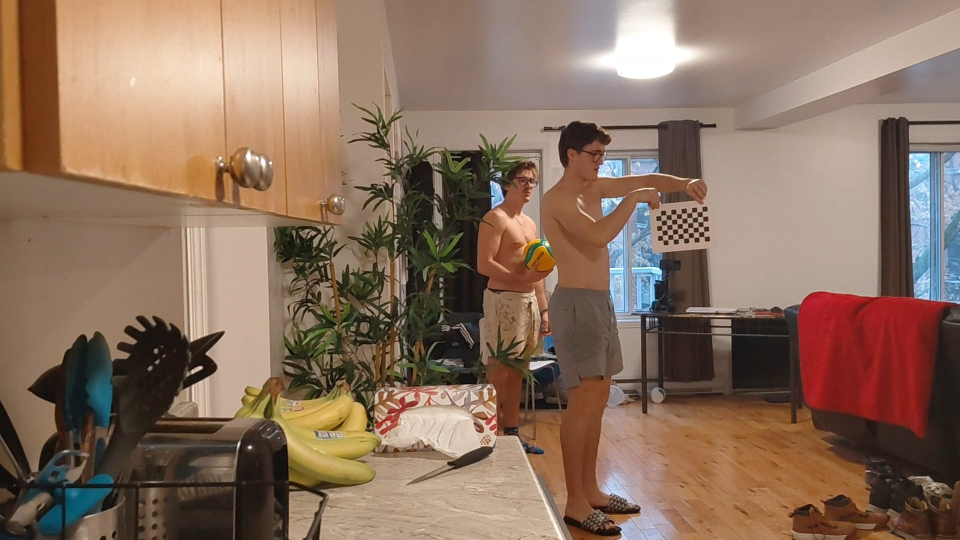
#> input picture Modele_projet_v3/calib_images/extrinsics/cam1/Screenshot_20251126_150531_Gallery.jpg, 1920 x 1080 px (shown at 1/2 size); its folder holds 4 pictures in this run
$ python 3D_positions.py
#> lines starting #> are read from the running program, lines starting #| are printed output that depends on the picture
### Modele_projet_v3/code/zhang_calibration.py
import cv2
import numpy as np
import glob

"""
Fichier : zhang_calibration.py

Projet : MEC3900 – Détection et modélisation de la trajectoire d’un ballon de volleyball
Auteur : Denis Jonquieres
Date : 2025-11-27

Description :
Ce script effectue une calibration intrinsèque de caméra à partir d’images d’un damier
(chessboard), selon la méthode de Zhang (implémentée via OpenCV).

Objectif :
- Estimer la matrice intrinsèque K (paramètres internes de la caméra),
- Estimer les coefficients de distorsion (k1, k2, p1, p2, k3),
- Produire les paramètres nécessaires pour :
  - corriger la distorsion (undistort),
  - normaliser les coordonnées image,
  - calibrer en stéréo et trianguler en 3D.

Lien avec le pipeline du projet :
- Étape fondamentale avant la reconstruction 3D : une mauvaise calibration intrinsèque
  entraîne des erreurs importantes lors de la triangulation.
"""


def calibration(path, CHECKERBOARD=(9, 6)):
    """
    Calibre une caméra à partir d’un dossier d’images de damier.

    Paramètres
    ----------
    path : str
        Dossier contenant les images de calibration (format .jpg).
    CHECKERBOARD : tuple (cols, rows)
        Dimensions internes du damier (nombre de coins détectables).

    Retour
    ------
    ret : float
        Erreur RMS de reprojection globale (en pixels).
    K : np.ndarray (3x3)
        Matrice intrinsèque de la caméra.
    dist : np.ndarray
        Coefficients de distorsion (k1, k2, p1, p2, k3).
    rvecs : list[np.ndarray]
        Rotations estimées (une par image).
    tvecs : list[np.ndarray]
        Translations estimées (une par image).
    """
#> called with path = '../calib_images/intrinsics/cam1', CHECKERBOARD = (9, 6)

    # Création des points 3D du damier dans le repère damier (Z=0)
    # Remarque : square_size n’est pas utilisé ici, donc l’échelle reste arbitraire,
    # ce qui est suffisant pour estimer K et dist.
    objp = np.zeros((CHECKERBOARD[0] * CHECKERBOARD[1], 3), np.float32)
    objp[:, :2] = np.mgrid[0:CHECKERBOARD[0], 0:CHECKERBOARD[1]].T.reshape(-1, 2)

    # Listes des correspondances 3D-2D nécessaires à calibrateCamera
    objpoints = []  # Points 3D (damier)
    imgpoints = []  # Points 2D (coins détectés dans l’image)

    # Lecture de toutes les images dans le dossier
    images = glob.glob(path + "/*.jpg")

    for fname in images:
        # Lecture image
        img = cv2.imread(fname)
#> img is the input picture: shape (1080, 1920, 3); mean B, G, R 94.2, 112, 138

        # Conversion en niveaux de gris (requis pour findChessboardCorners)
        gray = cv2.cvtColor(img, cv2.COLOR_BGR2GRAY)
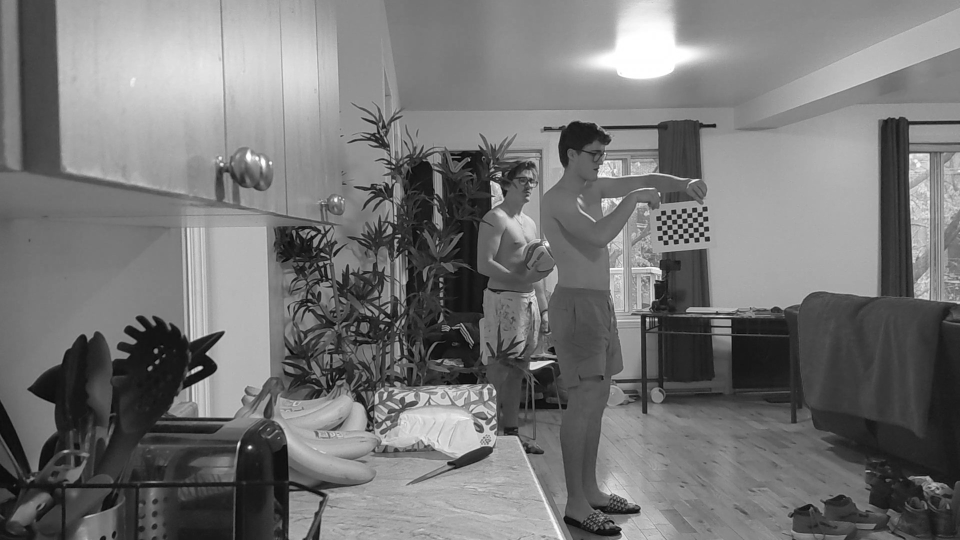
#> gray: shape (1080, 1920) (shown at 1/2 size); min 1, max 255, mean 117.8

        # Détection des coins du damier
        ret, corners = cv2.findChessboardCorners(gray, CHECKERBOARD, None)
#> ret = True; corners = 54 rows, first 8: [1408.7, 473.3], [1398.3, 474.1], [1387.7, 475.2], [1377.5, 475.9], [1367, 477.1], [1356.8, 477.8], [1346.6, 478.6], [1336.2, 479.7]

        if ret:
            # Ajout des points 3D correspondants (mêmes pour chaque image)
            objpoints.append(objp)

            # Raffinement subpixel : améliore la précision des coins -> meilleure calibration
            corners2 = cv2.cornerSubPix(
                gray, corners, (11, 11), (-1, -1),
                criteria=(cv2.TERM_CRITERIA_EPS + cv2.TERM_CRITERIA_MAX_ITER, 30, 0.001)
            )
#> corners2 = 54 rows, first 8: [1402.6, 468.8], [1402.6, 468.8], [1381.7, 471], [1371.4, 471.3], [1361.5, 472.2], [1351.3, 473.3], [1351.3, 473.3], [1330.5, 475.4]

            # Ajout des points 2D raffinés
            imgpoints.append(corners2)
#> pass 2 of the loop in calibration, `for fname in images:`:
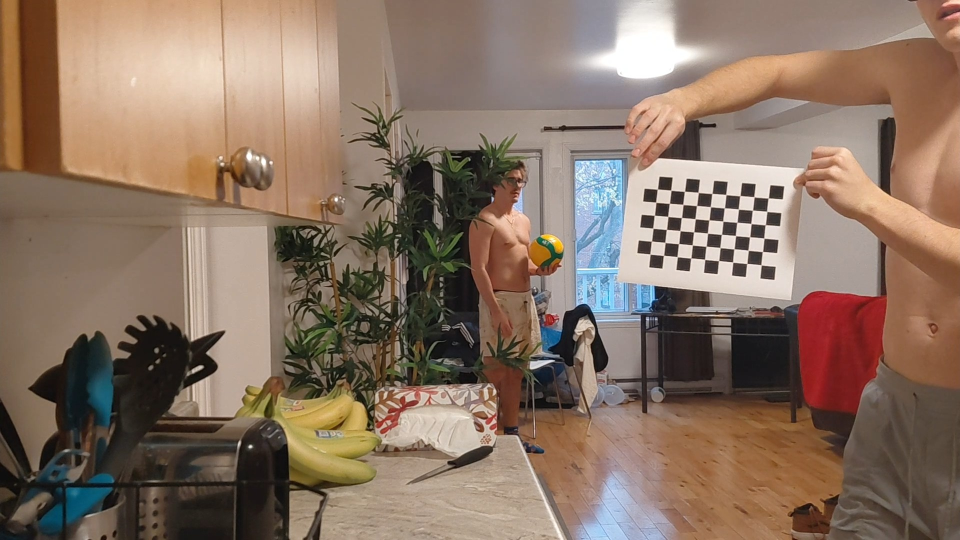
#> input picture Modele_projet_v3/calib_images/extrinsics/cam1/Screenshot_20251126_150640_Gallery.jpg, 1920 x 1080 px (shown at 1/2 size)
#> in calibration, img is the input picture: shape (1080, 1920, 3); mean B, G, R 99, 114.8, 136.6
#> in calibration, `gray = cv2.cvtColor(img, cv2.COLOR_BGR2GRAY)`:
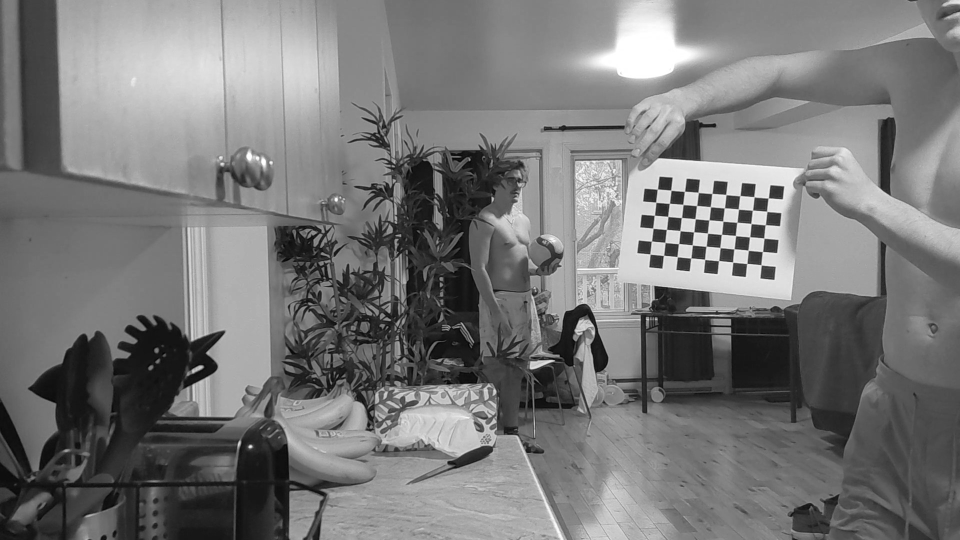
#> gray: shape (1080, 1920) (shown at 1/2 size); min 0, max 255, mean 119.5
#> corners = 54 rows, first 8: [1522.8, 530.3], [1494.5, 527.4], [1466, 524.6], [1438, 521.4], [1409.7, 519.1], [1382.5, 516.3], [1354.7, 513.6], [1327.6, 511.1]
#> corners2 = 54 rows, first 8: [1522.6, 530.3], [1494.1, 527.4], [1465.9, 524.5], [1437.7, 521.6], [1409.8, 519.2], [1382.1, 516.5], [1354.8, 513.8], [1327.4, 511.2]
#> pass 3 of the loop in calibration, `for fname in images:`:
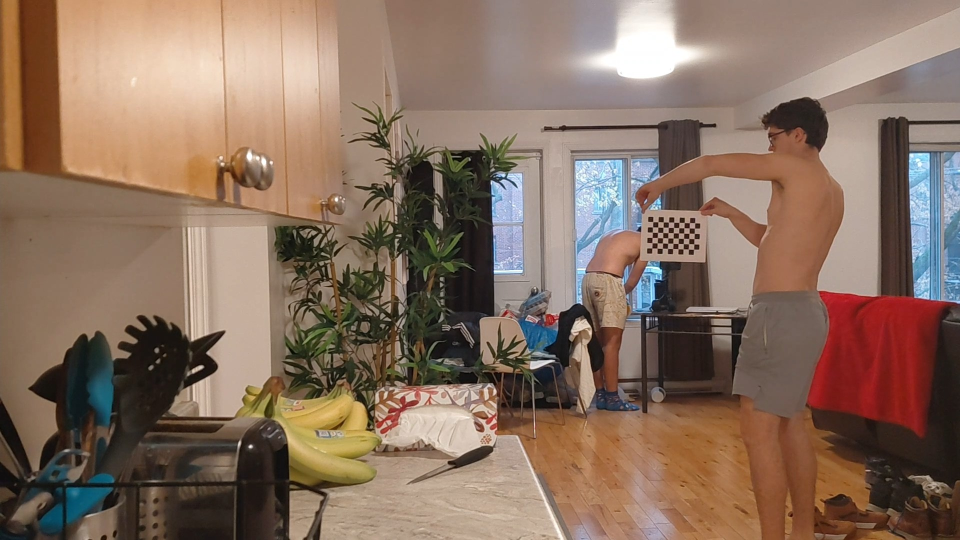
#> input picture Modele_projet_v3/calib_images/extrinsics/cam1/Screenshot_20251126_150905_Gallery.jpg, 1920 x 1080 px (shown at 1/2 size)
#> in calibration, img is the input picture: shape (1080, 1920, 3); mean B, G, R 96.2, 112.1, 136.2
#> in calibration, `gray = cv2.cvtColor(img, cv2.COLOR_BGR2GRAY)`:
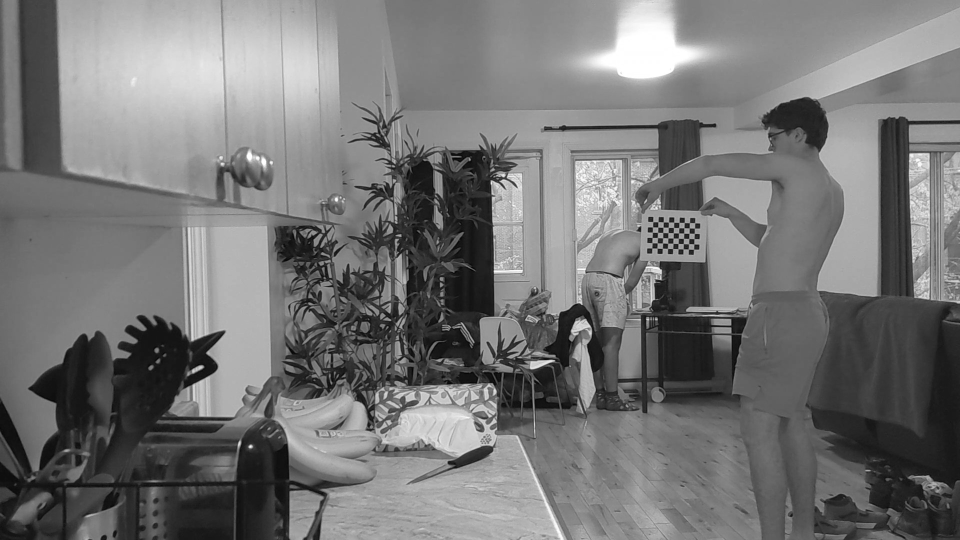
#> gray: shape (1080, 1920) (shown at 1/2 size); min 0, max 255, mean 117.5
#> corners = 54 rows, first 8: [1306.1, 443.9], [1316.3, 444.2], [1327.4, 444.5], [1337.4, 444.7], [1347.8, 444.7], [1358.3, 445.4], [1369, 445.4], [1379.3, 445.7]
#> corners2 = 54 rows, first 8: [1310.9, 449.3], [1310.9, 449.3], [1332, 450.2], [1332, 450.2], [1342.5, 450.2], [1353.1, 450.6], [1363.4, 450.6], [1373.4, 451.2]
#> the loop made 4 passes; the first 3 are shown

    # Calibration intrinsèque OpenCV :
    # Estime K, dist et les poses (rvecs, tvecs) qui expliquent les observations
    ret, K, dist, rvecs, tvecs = cv2.calibrateCamera(
        objpoints, imgpoints, gray.shape[::-1], None, None
    )

    return (ret, K, dist, rvecs, tvecs)


# [38 lines that do not run on import are left out]

# -------------------------------------------------------------------
# Section optionnelle (commentée) : exemple d’undistortion d’une image test
# -------------------------------------------------------------------
# Objectif :
# - Visualiser qualitativement la correction de distorsion sur une image.
#
# img = cv2.imread("path/to/testimg.jpg")
# img2 = cv2.imread("path/to/testimg2.jpg")
# h,w = img.shape[:2]
# new_K, _ = cv2.getOptimalNewCameraMatrix(K, dist, (w, h), 1, (w,h))
#
# undistorted = cv2.undistort(img, K, dist, None, new_K)
# cv2.imwrite("undistorted2.jpg", undistorted)

### Modele_projet_v3/code/3D_positions.py
import cv2
import numpy as np
import pandas as pd
import glob
import os
from zhang_calibration import *

"""
Fichier : 3D_positions.py

Projet : MEC3900 – Détection et modélisation de la trajectoire d’un ballon de volleyball
Auteur : Denis Jonquieres
Date : 2025-11-27

Description :
Ce script regroupe les outils nécessaires pour :
1) Calibrer chaque caméra (intrinsèques K, dist) via la méthode de Zhang,
2) Estimer la pose relative entre deux caméras (extrinsèques stéréo : R, T),
3) Trianguler la position 3D du ballon à partir de deux pistes 2D (CSV cam1 et cam2),
4) Exporter un fichier CSV contenant la trajectoire 3D (X, Y, Z) et une métrique de qualité
   (erreur de reprojection).

Lien avec le pipeline du projet :
- Extraction et conversion des coordonnées (2D -> 3D)
- Base pour la modélisation de trajectoire et la prédiction du point d’impact
- Robustesse : filtrage par confiance + calcul d’erreur de reprojection
"""


class StereoTriangulator:
    """"
    Classe : StereoTriangulator
    --------------------------
    Triangule des points 3D à partir de deux caméras.

    Principe :
    - Correction de distorsion + passage en coordonnées normalisées (undistortPoints),
    - Triangulation en espace normalisé (cv2.triangulatePoints) :
        P1_norm = [I | 0]  (caméra 1 utilisée comme référence)
        P2_norm = [R | t]  (pose relative caméra 2 par rapport caméra 1)
    - Option : conversion vers un repère monde défini par (R_w_c1, t_w_c1).
    """
    # [331 lines left out: functions __init__, _to_column_points, _undistort_normalize, triangulate, load_track_csv, triangulate_from_csv_tracks and 2 more, not called in this run]


if __name__ == "__main__":
    """
    Exécution directe du script.

    Pipeline :
    1) Calibration intrinsèque des deux caméras (K1/dist1 et K2/dist2),
    2) Calibration stéréo extrinsèques (R, T),
    3) Triangulation de la trajectoire du ballon à partir des CSV 2D,
    4) Export CSV 3D.
    """

    CHECKERBOARD = (9, 6)

    # Dossiers images de calibration intrinsèque
    path1 = "../calib_images/intrinsics/cam1"
    path2 = "../calib_images/intrinsics/cam2"

    # Intrinsèques cam1/cam2
    ret1, K1, dist1, rvecs1, tvecs1 = calibration(path1, CHECKERBOARD)
    ret2, K2, dist2, rvecs2, tvecs2 = calibration(path2, CHECKERBOARD)
#> (the run stopped early here; a loop or call above may not have finished)
